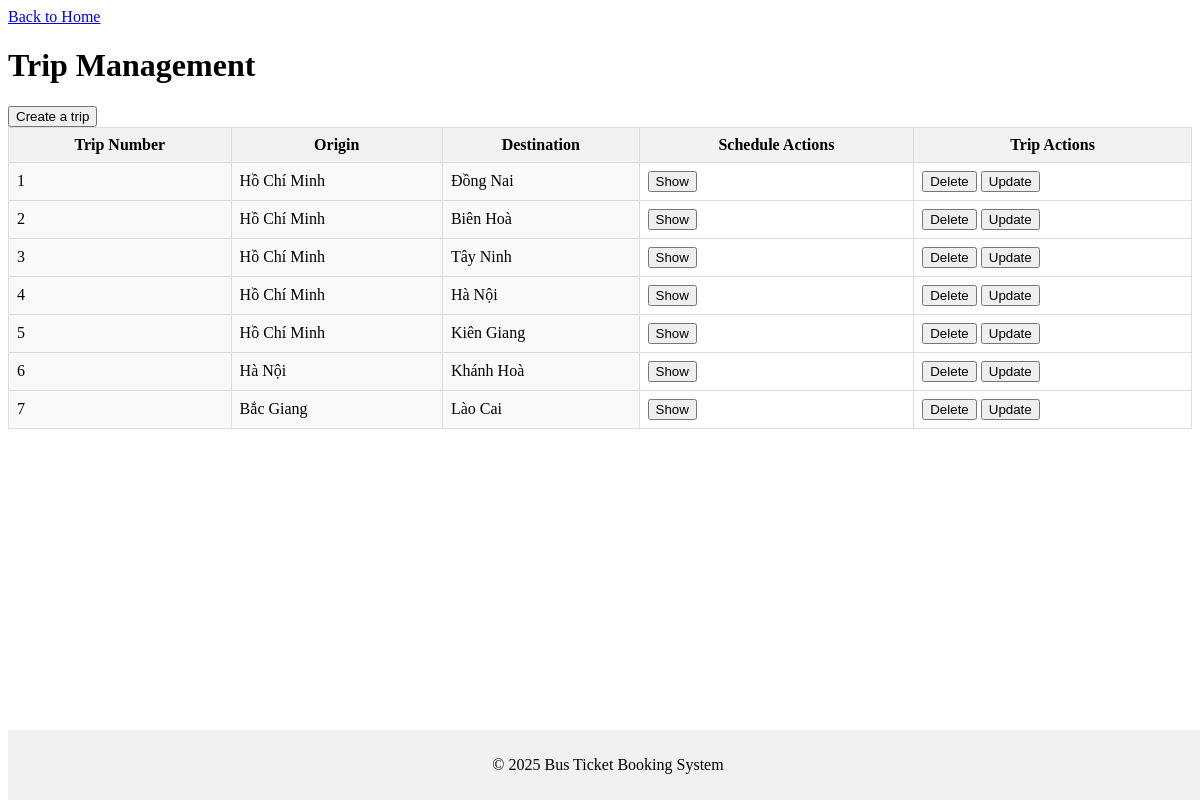
Page /trips on the committed database.
### tables this page shows
CREATE TABLE trips (
    trip_id INTEGER PRIMARY KEY,
    origin TEXT NOT NULL,
    destination TEXT NOT NULL
);

### src/app.py (the view, shortened to what this page needs)
@app.route("/trips", methods=["GET", "POST"])
def trips():
    db = get_db()
    cur = db.cursor()
    data = cur.execute("SELECT * FROM trips").fetchall()
    return render_template("trip.html", data=data)

### src/app.py (called while the page is built)
def get_db():
    db = getattr(g, "_database", None)
    if db is None:
        db = g._database = sqlite3.connect(DATABASE)
    return db

@app.teardown_appcontext
def close_connection(exception):
    db = getattr(g, "_database", None)
    if db is not None:
        db.close()

### src/templates/trip.html (shortened to what this page needs)
<!DOCTYPE html>
<html lang="en">
<head>
    <link rel="stylesheet" href="{{ url_for('static', filename='styles.css') }}" />
</head>
<body>
    <a href="{{ url_for('home') }}">Back to Home</a>
    <h1>Trip Management</h1>
    <button type="button" onclick="toggleTripForm()">Create a trip</button>
    <table id="outputTable">
        <thead>
            <tr>
                <th>Trip Number</th>
                <th>Origin</th>
                <th>Destination</th>
                <th>Schedule Actions</th>
                <th>Trip Actions</th>
            </tr>
        </thead>
        <tbody>
            {% for trip in data %}
            <tr data-trip-id="{{ trip[0] }}">
                <td contenteditable="true">{{ trip[0] }}</td>
                <td contenteditable="true">{{ trip[1] }}</td>
                <td contenteditable="true">{{ trip[2] }}</td>
                <td contenteditable="false"><button onclick="showSchedule({{ trip[0] }})">Show</button></td>
                <td>
                    <button onclick="deletetrip({{ trip[0] }})">Delete</button>
                    <button onclick="updatetrip({{ trip[0] }})">Update</button>
                </td>
            </tr>
            {% endfor %}
        </tbody>
    </table>
    <footer>
        <p>&copy; 2025 Bus Ticket Booking System</p>
    </footer>
</body>
</html>

### src/static/styles.css (style rules this page uses)
table { width: 100%; border-collapse: collapse; }
th, td { border: 1px solid #ddd; padding: 8px; }
th { background-color: #f2f2f2; }
td[contenteditable="true"] { background-color: #f9f9f9; }
footer { position: fixed; bottom: 0; width: 100%; background-color: #f1f1f1; text-align: center; padding: 10px 0; }

### rows in the picture
trips: trip_id "1", origin "Hồ Chí Minh", destination "Đồng Nai"
trips: trip_id "2", origin "Hồ Chí Minh", destination "Biên Hoà"
trips: trip_id "3", origin "Hồ Chí Minh", destination "Tây Ninh"
trips: trip_id "4", origin "Hồ Chí Minh", destination "Hà Nội"
trips: trip_id "5", origin "Hồ Chí Minh", destination "Kiên Giang"
trips: trip_id "6", origin "Hà Nội", destination "Khánh Hoà"
trips: trip_id "7", origin "Bắc Giang", destination "Lào Cai"
